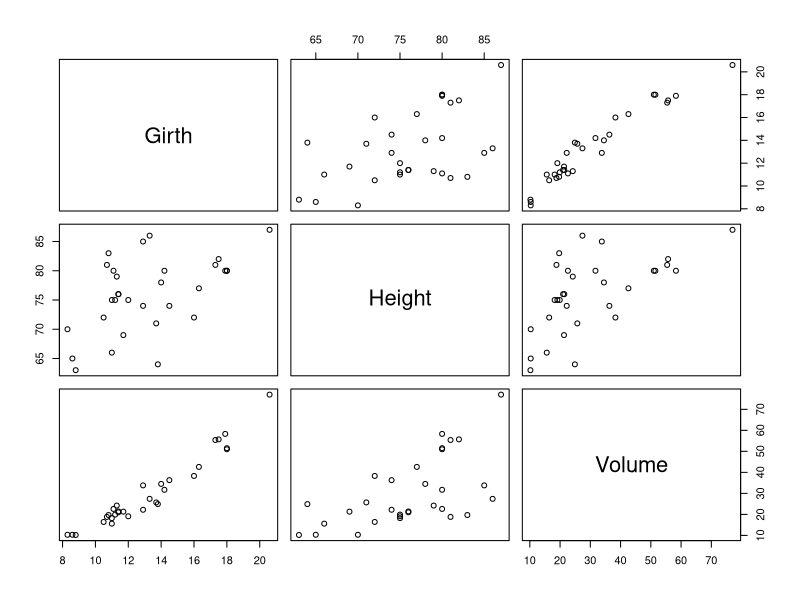
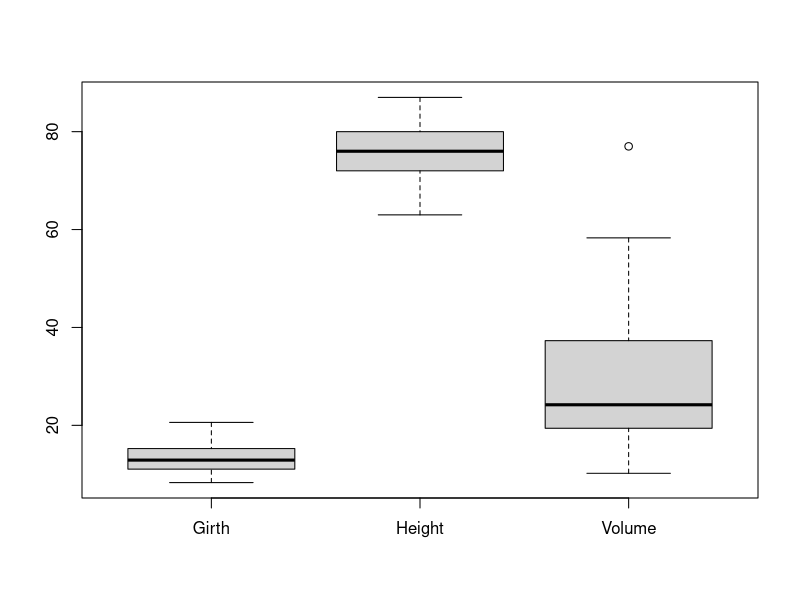
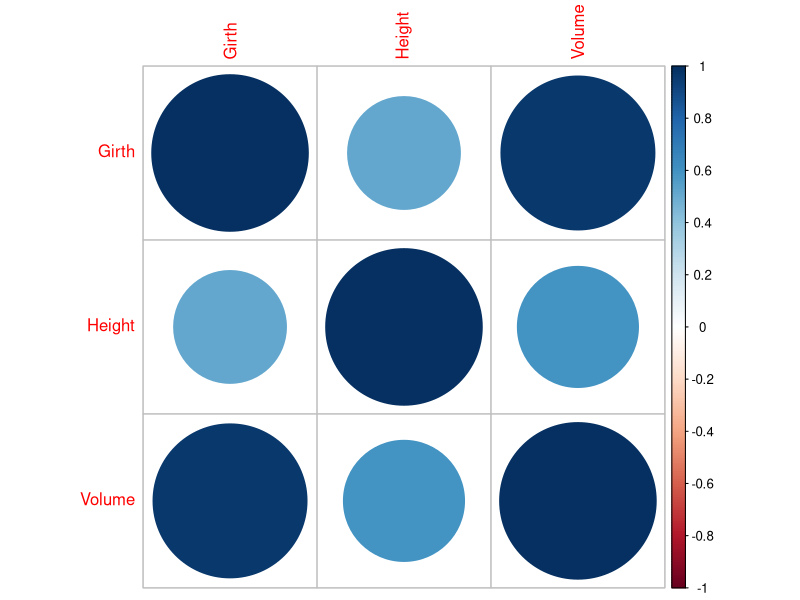

These charts were generated, in order, by the following R code:
###############################
# STATISTICAL THINKING (2020) #
###############################

######################
# DATA VISUALISATION #
######################

# FULL DATASET
trees

# EXCERPT OF DATASET
head(trees)

#############################
# INSTALL REQUIRED PACKAGES #
#############################

# CORRPLOT
install.packages("corrplot", dependencies=TRUE)
library(corrplot)

########################
# DESCRIPTIVE ANALYSIS #
########################

# SUMMARY
summary(trees)

# GENERAL PLOT
plot(trees)

# BOXPLOTS
boxplot(trees)

######################
# BIVARIATE ANALYSIS #
######################

# CORRELATIONS
cor(trees)

# VISUALISE CORRELATIONS
M <- cor(trees)
corrplot(M)

#############
# THAT'S IT #
#############